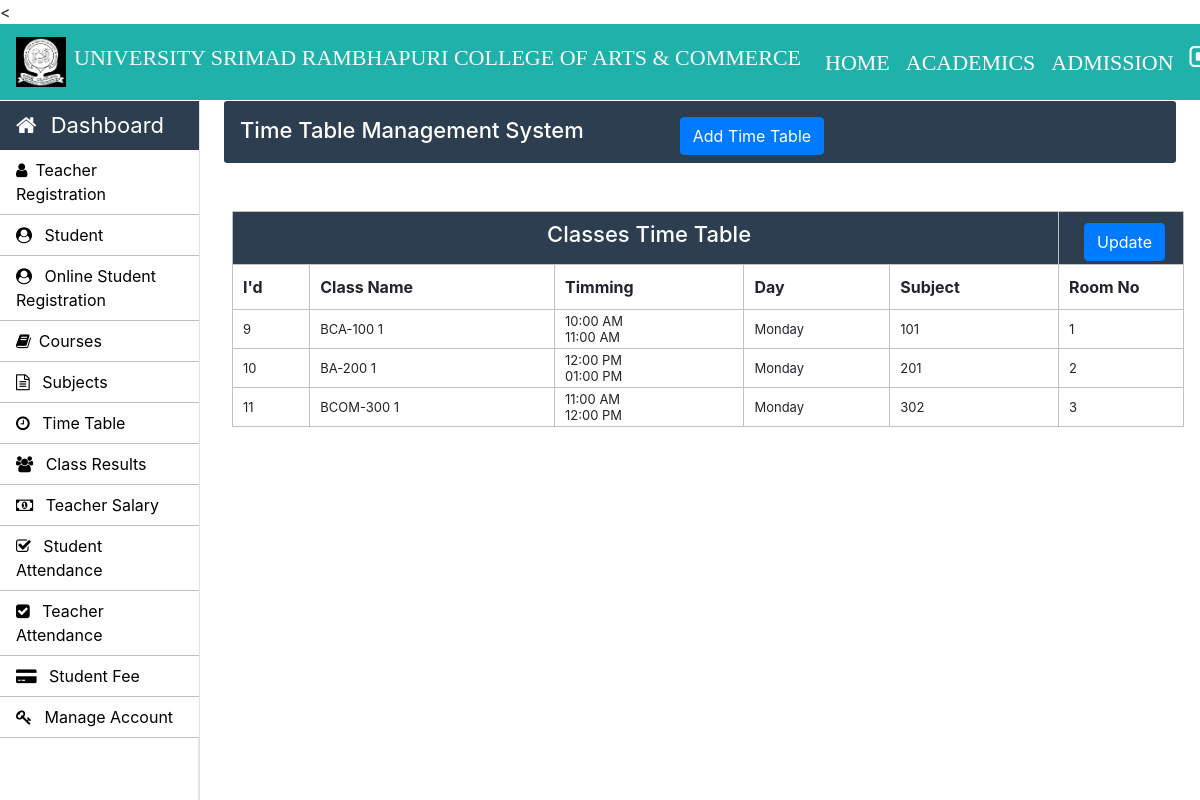
Screenshot of /Admin/time-table.php (signed in) with the database file from the repository.
### tables this page shows
CREATE TABLE `time_table` (
  `id` int(11) NOT NULL,
  `course_code` varchar(10) NOT NULL,
  `semester` int(11) NOT NULL,
  `timing_from` varchar(10) NOT NULL,
  `timing_to` varchar(10) NOT NULL,
  `day` varchar(20) NOT NULL,
  `subject_code` varchar(20) NOT NULL,
  `room_no` int(11) NOT NULL
);

CREATE TABLE `weekdays` (
  `day_id` int(11) NOT NULL,
  `day_name` varchar(15) NOT NULL
);

### Admin/time-table.php (the view, shortened to what this page needs)
<?php
		require_once "../connection/connection.php";
	?>
<!doctype html>
<html lang="en">
	<head>
	</head>
	<body>
		<?php include('../common/common-header.php') ?>
		<?php include('../common/admin-sidebar.php') ?>
		<main role="main" class="col-xl-10 col-lg-9 col-md-8 ml-sm-auto px-md-4 mb-2 w-100">
			<div class="sub-main">
				<div class="text-center d-flex flex-wrap flex-md-nowrap pt-3 pb-2 mb-3 text-white admin-dashboard pl-3">
					<div class="d-flex">
						<h4 class="mr-5">Time Table Management System </h4>
						<button type="button" class="btn btn-primary ml-5" data-toggle="modal" data-target=".bd-example-modal-lg">Add Time Table</button>
					</div>
				</div>
				<div class="row">
					<div class="col-md-12 ml-2">
						<section class=" mt-3">
							<div class="row">
								<div class="col-md-8"></div>
								<div class="col-md-3 ml-5 ">
									<div class="col-md-12 pt-3 ml-5">
									</div>
								</div>
							</div>
							<div class="row">
								<div class="col-md-12">
									<table class="w-100 table-elements table-three-tr" cellpadding="3">
										<tr class="table-tr-head table-three text-white">
											<td colspan="5" class="text-center text-white"><h4>Classes Time Table</h4></td>
											<td width="10" >
											<div class="row">
												<div class="col-md-12">
													<div class="col-md-1 mt-2"><button type="button" class="btn btn-primary" data-toggle="modal" data-target=".bd-example-modal-lg1">Update</button>
													</div>
												</div>
											</td>
										</tr>
										<tr class="table-tr-head">
											<th>I'd</th>
											<th>Class Name</th>
											<th>Timming</th>
											<th>Day</th>
											<th>Subject</th>
											<th>Room No</th>
										</tr>
										<?php
											$query="select id,course_code,TIME_FORMAT(timing_from,'%h:%i %p') as timing_from,TIME_FORMAT(timing_to,'%h:%i %p') as timing_to,semester,day_name,day_id,day,subject_code,room_no from time_table tt inner join weekdays wd on tt.day=wd.day_id";
											$run=mysqli_query($con,$query);
											while($row=mysqli_fetch_array($run)) {
												echo "<tr>";
												echo "<td>".$row["id"]."</td>";
												echo "<td>".$row["course_code"]." ".$row["semester"]."</td>";
												echo "<td>" .$row["timing_from"]."<br>".$row["timing_to"]."</td>";
												echo "<td>".$row["day_name"]."</td>";
												echo "<td>".$row["subject_code"]."</td>";
												echo "<td>".$row["room_no"]."</td>";
												echo "</tr>";
											}
										?>
									</table>
								</div>
							</div>
						</section>
					</div>
				</div>
			</div>
		</main>
	</body>
</html>

### Css/style.css (style rules this page uses)
h4 { font-size: 22px; }
.admin-dashboard { margin-top: 1px !important; background: #2c3e50 !important; border-radius: 3px; }
.table-elements tr, td, th { font-size: 13px; border: 1px solid rgb(194, 193, 193); padding-left: 10px !important; }
.table-three { background: #2c3e50 !important; }
.table-tr-head { height: 45px !important; padding: 10px !important; margin-top: 5px !important; }
.table-font-for-transcript td, th { font-size: 16px !important; }

### rows the page displays
time_table: id "9", course_code "BCA-100", semester "1", timing_from "10:00 AM", timing_to "11:00 AM", weekdays.day_name "Monday", subject_code "101", room_no "1"
time_table: id "10", course_code "BA-200", semester "1", timing_from "12:00 PM", timing_to "01:00 PM", weekdays.day_name "Monday", subject_code "201", room_no "2"
time_table: id "11", course_code "BCOM-300", semester "1", timing_from "11:00 AM", timing_to "12:00 PM", weekdays.day_name "Monday", subject_code "302", room_no "3"
